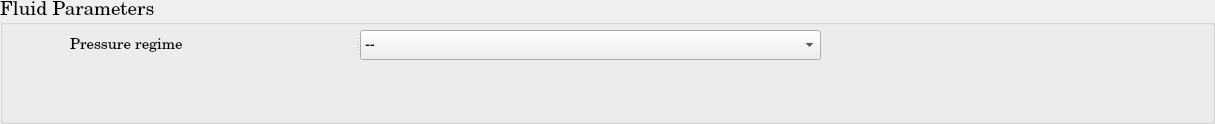
   <widget class="QGroupBox" name="FEqs_FluidOptions">
    <property name="geometry">
     <rect>
      <x>37</x>
      <y>285</y>
      <width>1215</width>
      <height>124</height>
     </rect>
    </property>
    <property name="font">
     <font>
      <family>Century Schoolbook L</family>
      <pointsize>14</pointsize>
      <weight>50</weight>
      <bold>false</bold>
     </font>
    </property>
    <property name="title">
     <string>Fluid Parameters</string>
    </property>
    <widget class="QSplitter" name="FEqs_FluidOption_Splitter">
     <property name="geometry">
      <rect>
       <x>70</x>
       <y>30</y>
       <width>751</width>
       <height>30</height>
      </rect>
     </property>
     <property name="orientation">
      <enum>Qt::Horizontal</enum>
     </property>
     <widget class="QLabel" name="FEqs_LiquidOrFluid">
      <property name="font">
       <font>
        <pointsize>11</pointsize>
       </font>
      </property>
      <property name="text">
       <string>Pressure regime</string>
      </property>
     </widget>
     <widget class="QComboBox" name="FEqs_1barOr155bar">
      <property name="font">
       <font>
        <pointsize>11</pointsize>
       </font>
      </property>
      <item>
       <property name="text">
        <string>--</string>
       </property>
      </item>
      <item>
       <property name="text">
        <string>Arround1bar300K</string>
       </property>
      </item>
      <item>
       <property name="text">
        <string>Arround155bars600K</string>
       </property>
      </item>
     </widget>
    </widget>
   </widget>
